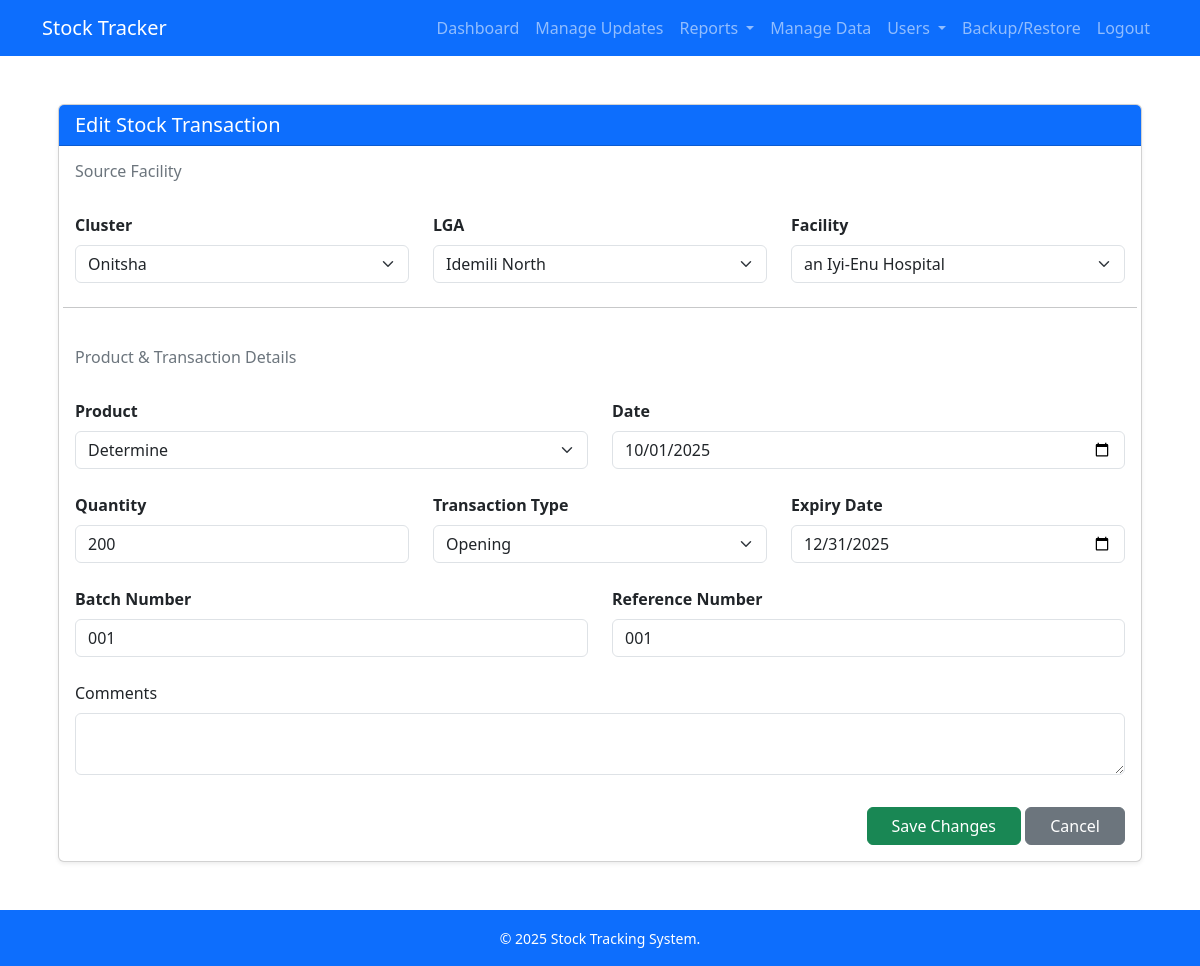
Page /transaction/1/edit (signed in) on the committed database.
### models.py (models this page shows, shortened)
class LGA(db.Model):
    id = db.Column(db.Integer, primary_key=True)
    name = db.Column(db.String(100), nullable=False)
    cluster_id = db.Column(db.Integer, db.ForeignKey('cluster.id'), nullable=False)
    facilities = db.relationship('Facility', backref='lga', lazy=True)

class Cluster(db.Model):
    id = db.Column(db.Integer, primary_key=True)
    name = db.Column(db.String(100), unique=True, nullable=False)
    lgas = db.relationship('LGA', backref='cluster', lazy=True)

class Facility(db.Model):
    id = db.Column(db.Integer, primary_key=True)
    name = db.Column(db.String(150), nullable=False)
    lga_id = db.Column(db.Integer, db.ForeignKey('lga.id'), nullable=False)
    newdpt_orgunitid = db.Column(db.String(100), nullable=True)
    facility_products = db.relationship('FacilityProduct', backref='facility', lazy=True)

class StockTransaction(db.Model):
    id = db.Column(db.Integer, primary_key=True)
    facility_id = db.Column(db.Integer, db.ForeignKey('facility.id'), nullable=False)  # source facility
    product_id = db.Column(db.Integer, db.ForeignKey('product.id'), nullable=False)
    date = db.Column(db.Date, nullable=False, default=datetime.utcnow)
    quantity = db.Column(db.Integer, nullable=False)
    transaction_type = db.Column(db.String(20), nullable=False)
    reference_number = db.Column(db.String(50))
    batch_number = db.Column(db.String(50), nullable=True)
    expiry_date = db.Column(db.Date, nullable=True)
    entered_by = db.Column(db.String(120), nullable=True)
    created_at = db.Column(db.DateTime, default=datetime.utcnow)
    is_transfer_destination = db.Column(db.Boolean, default=False)
    destination_facility_id = db.Column(db.Integer, db.ForeignKey('facility.id'), nullable=True)
    comments = db.Column(db.Text)
    source_facility_id = db.Column(db.Integer, db.ForeignKey('facility.id'), nullable=True)
    facility = db.relationship(   # ✅ source facility
        'Facility',
        foreign_keys=[facility_id],
        backref='transactions_out'
    )
    destination_facility = db.relationship(
        'Facility',
        foreign_keys=[destination_facility_id],
        backref='transactions_in'
    )
    source_facility = db.relationship(  # ✅ new relationship for Transfer-In source
        'Facility',
        foreign_keys=[source_facility_id],
        backref='transactions_source'
    )

class Product(db.Model):
    id = db.Column(db.Integer, primary_key=True)
    name = db.Column(db.String(120), nullable=False)
    unit = db.Column(db.String(30))
    facility_products = db.relationship('FacilityProduct', backref='product', lazy=True)
    transactions = db.relationship('StockTransaction', backref='product', lazy=True)

### app.py (the view, shortened to what this page needs)
@app.route('/transaction/<int:id>/edit', methods=['GET', 'POST'])
@restrict_scope
def edit_transaction(id):
    tx = StockTransaction.query.get_or_404(id)
    if tx.transaction_type == "Transfer-In":
        flash("You cannot edit transactions that are Transfer-In at destination.", "danger")
        return redirect(url_for('transactions'))
    if g.cluster_id and tx.facility.lga.cluster_id != g.cluster_id:
        abort(403)
    if g.lga_id and tx.facility.lga_id != g.lga_id:
        abort(403)
    if g.facility_id and tx.facility_id != g.facility_id:
        abort(403)
    clusters, lgas, facilities = get_dropdowns(g.cluster_id, g.lga_id, g.facility_id)
    products = Product.query.order_by(Product.name).all()
    return render_template(
        'edit_transaction.html',
        tx=tx,
        clusters=clusters,
        lgas=lgas,
        facilities=facilities,
        products=products,
        selected_cluster=g.cluster_id,
        selected_lga=g.lga_id,
        selected_facility=g.facility_id,
    )

### app.py (called while the page is built)
@login_manager.user_loader
def load_user(user_id):
    return User.query.get(int(user_id))

### auth/scope_utils.py (called while the page is built, shortened)
def get_user_scope_filters(cluster_id=None, lga_id=None, facility_id=None):
    if current_user.role in ['super', 'admin']:
        return cluster_id, lga_id, facility_id

def restrict_scope(f):
    @wraps(f)
    def wrapper(*args, **kwargs):
        cluster_id = request.args.get("cluster", type=int)
        lga_id = request.args.get("lga", type=int)
        facility_id = request.args.get("facility", type=int)
        g.cluster_id, g.lga_id, g.facility_id = get_user_scope_filters(
            cluster_id, lga_id, facility_id
        )
        return f(*args, **kwargs)
    return wrapper

### templates/edit_transaction.html (shortened to what this page needs)
{% extends 'base.html' %}
{% block content %}
<div class="container mt-4">
  <div class="card shadow-sm">
    <div class="card-header bg-primary text-white">
      <h5 class="mb-0">Edit Stock Transaction</h5>
    </div>
    <div class="card-body">
      <form method="POST" class="row g-4">
        <h6 class="text-secondary">Source Facility</h6>
        <div class="col-md-4">
          <label class="form-label fw-bold">Cluster</label>
          <select id="sourceCluster" class="form-select" required>
            {% for c in clusters %}
              <option value="{{ c.id }}" {% if c.id == tx.facility.lga.cluster_id %}selected{% endif %}>
                {{ c.name }}
              </option>
            {% endfor %}
          </select>
        </div>
        <div class="col-md-4">
          <label class="form-label fw-bold">LGA</label>
          <select id="sourceLGA" class="form-select" required>
            <option value="{{ tx.facility.lga_id }}" selected>{{ tx.facility.lga.name }}</option>
          </select>
        </div>
        <div class="col-md-4">
          <label class="form-label fw-bold">Facility</label>
          <select id="sourceFacility" name="facility" class="form-select" required>
            <option value="{{ tx.facility_id }}" selected>{{ tx.facility.name }}</option>
          </select>
        </div>
        <hr class="mt-4 mb-3">
        <h6 class="text-secondary">Product & Transaction Details</h6>
        <div class="col-md-6">
          <label class="form-label fw-bold">Product</label>
          <select name="product" class="form-select" required>
            {% for p in products %}
              <option value="{{ p.id }}" {% if p.id == tx.product_id %}selected{% endif %}>{{ p.name }}</option>
            {% endfor %}
          </select>
        </div>
        <div class="col-md-6">
          <label class="form-label fw-bold">Date</label>
          <input type="date" name="date" class="form-control" value="{{ tx.date }}" required>
        </div>
        <div class="col-md-4">
          <label class="form-label fw-bold">Quantity</label>
          <input type="number" name="quantity" class="form-control" value="{{ tx.quantity }}" required>
        </div>
        <div class="col-md-4">
          <label class="form-label fw-bold">Transaction Type</label>
          <select id="transactionType" name="transaction_type" class="form-select" required>
            <option value="Opening" {% if tx.transaction_type == 'Opening' %}selected{% endif %}>Opening</option>
          </select>
        </div>
        <div class="col-md-4">
          <label class="form-label fw-bold">Expiry Date</label>
          <input type="date" name="expiry_date" class="form-control"
                 value="{{ tx.expiry_date if tx.expiry_date else '' }}">
        </div>
        <div class="col-md-6">
          <label class="form-label fw-bold">Batch Number</label>
          <input type="text" name="batch_number" class="form-control" value="{{ tx.batch_number }}" required>
        </div>
        <div class="col-md-6">
          <label class="form-label fw-bold">Reference Number</label>
          <input type="text" name="reference_number" class="form-control" value="{{ tx.reference_number }}">
        </div>
        <div class="col-12 mb-3">
          <label class="form-label">Comments</label>
          <textarea name="comments" class="form-control" rows="2">{{ tx.comments or '' }}</textarea>
        </div>
        <div class="col-12 text-end mt-3">
          <button class="btn btn-success px-4">Save Changes</button>
          <a href="{{ url_for('transactions') }}" class="btn btn-secondary px-4">Cancel</a>
        </div>
      </form>
    </div>
  </div>
</div>
{% endblock %}

### rows in the picture
LGA: cluster.name "Onitsha", name "Idemili North"
Facility: facility "an Iyi-Enu Hospital"
StockTransaction: product "Determine", date "10/01/2025", quantity "200", transaction_type "Opening", expiry_date "12/31/2025", batch_number "001", reference_number "001"

### other values in the picture
{{ current_year or 2025 }} "2025"
